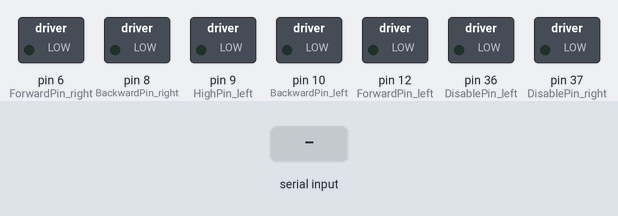
The sketch below on a simulated Arduino Mega 2560, built with avr-gcc and run on an emulated ATmega2560. Shown: switched loads named in the sketch (green lamp = pin HIGH). The inputs (shaded band) are chosen by the test bench.

Above: at 1.2 s.
1.3 s: "90,45\n" received over Serial
At 2.4 s:
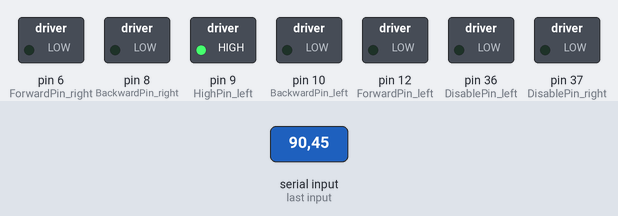
3.0 s: "30,150\n" received over Serial
At 3.19 s:
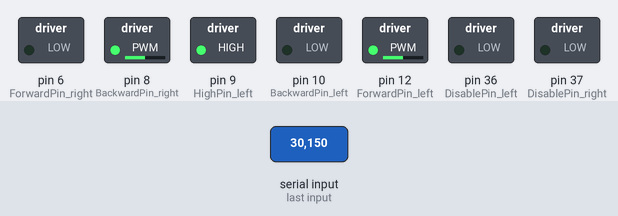
4.7 s: "2\n" received over Serial
At 5.2 s:
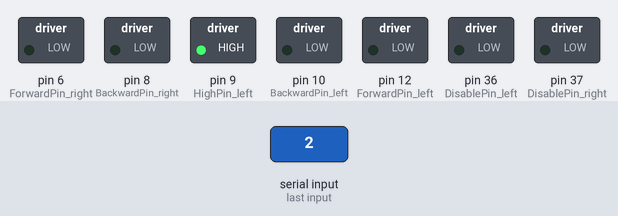
6.3 s: "200\n" received over Serial
At 7.1 s:
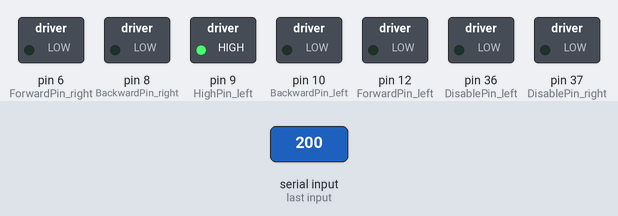
7.9 s: "4\n" received over Serial
At 8.8 s:
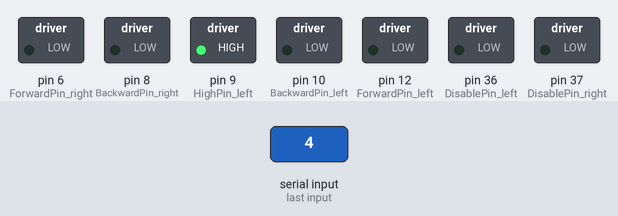
Timing chart, 0 to 10.5 s (numbered marks = the images above; inputs shaded):
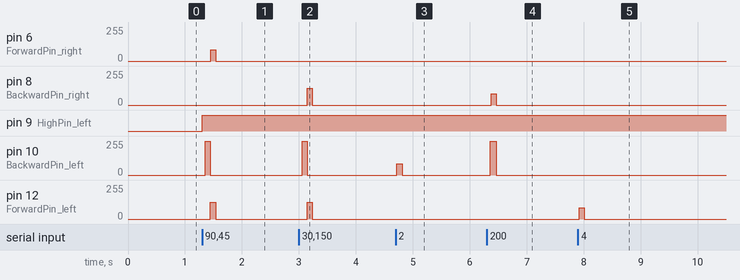

The sketch:

motor_driver.ino
```cpp
// This is the motor controller code.
// We send PWM commands to our H-Bridges to control forward/backward motion.
// See http://arduino.cc/en/Tutorial/PWM for PWM information.
// TODO: figure out a way to jump the serial queue for emergency stop

#include "motor.h"
#include "Servo.h"

// left motor
int HighPin_left     = 9; // always keep this one high, don't need this now
int DisablePin_left  = 36; // disables the h bridges, usually keep this low
int ForwardPin_left  = 12;
int BackwardPin_left = 10;

// right motor
int HighPin_right     = 9; // always keep this one high
int DisablePin_right  = 37; // disables the h bridges, usually keep this low
int ForwardPin_right  = 6;
int BackwardPin_right = 8;

// solenoids
int repeater_1_pin = 41;
int repeater_2_pin = 42;

void setup()  {
    Serial.begin(9600);
    // sometimes weird data on startup?
    Serial.flush();
}

Motor left_motor(HighPin_left, DisablePin_left, ForwardPin_left, BackwardPin_left);
Motor right_motor(HighPin_right, DisablePin_right, ForwardPin_right, BackwardPin_right);

int num_milliseconds = 90; // how long to run motors for, can play around with this
MotorIterator motor_iterator(left_motor, right_motor, num_milliseconds);

void loop() {
}

void serialEvent() {
    // if 2 or more bytes available, read them together
    if (Serial.available() > 2) {
        motor_iterator.run(Serial.read(), Serial.read());
        int solenoid = Serial.read();
        if (solenoid == 'a') {
            digitalWrite(repeater_1_pin, 255);
            delay(1000*1);
            analogWrite(repeater_1_pin, 0);
        } else if (solenoid == 'b') {
            analogWrite(repeater_2_pin, 255);
            delay(1000*1);
            digitalWrite(repeater_2_pin, 0);
        }
    }
}
```

motor.cpp
```cpp
#include "motor.h"
#include "Arduino.h"

Motor::Motor(int highPin, int disablePin, int forwardPin, int backwardPin) {
    highPin_ = highPin;
    disablePin_ = disablePin;
    forwardPin_ = forwardPin;
    backwardPin_ = backwardPin;

    forward_ = true;
    backward_ = false;
    num_speeds_ = 3;
    last_run_ = millis();
}

int Motor::normalize_speed_(int input) {
    // for now, have 0, 1, 2, 3, 4, 5, 6
    // TODO: make this use division instead of constants
    // 255 is 100% duty cycle
    if (input == 2 || input == 4) {
        return 85; // 255 / 3
    } else if (input == 1 || input == 5) {
        return 127; // 255 / 2
    } else if (input == 0 || input == 6) {
        return 255; // 255 / 1
    } else {
        // remember if -1 over serial, that means nothing found
        return 0;
    }
}

bool Motor::direction_(int input) {
    // determine the direction the motor should turn
    if (input >= 0 && input <=2) {
        return backward_;
    } else {
        return forward_;
    }
}

void Motor::move(int speed) {
    bool direction = direction_(speed);
    int new_speed = normalize_speed_(speed);
    // ramp up linearly
    if (millis() - last_run_ > 800) {
        // for (int i = 0; i <= new_speed; i=i+10) {
        for (int i = 0; i <= new_speed; i=i+10) { // more ramping for new motors
            if (direction == forward_) {
                analogWrite(highPin_, 255);
                analogWrite(forwardPin_, i);
                analogWrite(backwardPin_, 0);
                analogWrite(disablePin_, 0);
            } else {
                analogWrite(highPin_, 255);
                analogWrite(forwardPin_, 0);
                analogWrite(backwardPin_, i);
                analogWrite(disablePin_, 0);
            }
            delay(2); // may need to take this out
        }
    }
    // set final speed
    if (direction == forward_) {
        analogWrite(highPin_, 255);
        analogWrite(forwardPin_, new_speed);
        analogWrite(backwardPin_, 0);
        analogWrite(disablePin_, 0);
    } else {
        analogWrite(highPin_, 255);
        analogWrite(forwardPin_, 0);
        analogWrite(backwardPin_, new_speed);
        analogWrite(disablePin_, 0);
    }
    last_run_ = millis();

    // good code
    // if (direction == forward_) {
    //     analogWrite(highPin_, 255);
    //     analogWrite(forwardPin_, new_speed);
    //     analogWrite(backwardPin_, 0);
    //     analogWrite(disablePin_, 0);
    // } else {
    //     analogWrite(highPin_, 255);
    //     analogWrite(forwardPin_, 0);
    //     analogWrite(backwardPin_, new_speed);
    //     analogWrite(disablePin_, 0);
    // }
}

// see http://arduinoetcetera.blogspot.com/2011/01/classes-within-classes-initialiser.html
// for why you need to use an initializer list here
MotorIterator::MotorIterator(Motor &left_motor, Motor &right_motor, int num_milliseconds):
    left_motor_(left_motor),
    right_motor_(right_motor),
    num_milliseconds_(num_milliseconds) {
}
int MotorIterator::normalize_input_(int input) {
    // ascii conversion, only expecting 48-54 (0-6)
    return input - 48;
}
void MotorIterator::run(int left_input, int right_input) {
    left_motor_.move(normalize_input_(left_input));
    right_motor_.move(normalize_input_(right_input));
    delay(num_milliseconds_);
    // PWM will keep firing until you set it to something else, so stop after
    left_motor_.move(3);
    right_motor_.move(3);
}
```

motor.h
```cpp
#ifndef Motor_h
#define Motor_h
#include "Arduino.h"

class Motor {
    // class responsible for controlling invidual motors
    int highPin_;
    int disablePin_;
    int forwardPin_;
    int backwardPin_;
    // encode forward and backward as true and false
    bool forward_; // true
    bool backward_; // false
    int num_speeds_;
    private:
        int normalize_speed_(int);
        bool direction_(int);
        unsigned long last_run_;
    public:
        void move(int);
        Motor(int, int, int, int);
};

class MotorIterator {
    // class responsible for converting input from arduino to motor commands
    public:
        MotorIterator(Motor &left_motor, Motor &right_motor, int num_milliseconds);
        void run(int, int);
    private:
        int num_milliseconds_;
        Motor left_motor_;
        Motor right_motor_;
        int normalize_input_(int);
};
#endif
```

Measured:
- after the input at 1.3 s, pin 6 (ForwardPin_right): 0/255 → 85/255 after 0.15 s, → 0/255 0.09 s later; pin 9 (HighPin_left): LOW → HIGH at once; pin 10 (BackwardPin_left): 0/255 → 255/255 after 0.06 s, → 0/255 0.09 s later; pin 12 (ForwardPin_left): 0/255 → 127/255 after 0.15 s, → 0/255 0.09 s later
- after the input at 3.0 s, pin 8 (BackwardPin_right), pin 12 (ForwardPin_left): 0/255 → 127/255 after 0.15 s, → 0/255 0.09 s later; pin 10 (BackwardPin_left): 0/255 → 255/255 after 0.06 s, → 0/255 0.09 s later
- after the input at 4.7 s, pin 10 (BackwardPin_left): 0/255 → 85/255 at once, → 0/255 0.09 s later
- after the input at 6.3 s, pin 8 (BackwardPin_right): 0/255 → 85/255 after 0.07 s, → 0/255 0.09 s later; pin 10 (BackwardPin_left): 0/255 → 255/255 after 0.06 s, → 0/255 0.11 s later
- after the input at 7.9 s, pin 12 (ForwardPin_left): 0/255 → 85/255 at once, → 0/255 0.09 s later
